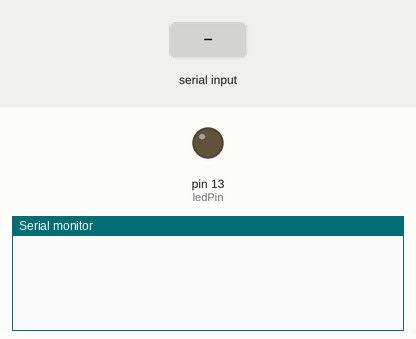
Bench run of a sketch on a simulated Arduino Uno, built with avr-gcc and run on an emulated ATmega328P. Shown: output pins drawn as LEDs (lit = HIGH), the last lines printed to the serial monitor. The inputs (shaded band) are chosen by the test bench.

Above: at 1.2 s.
1.3 s: "0" received over Serial
At 2.6 s:
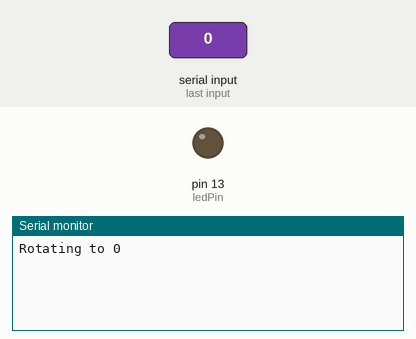
2.9 s: "6" received over Serial
At 3.4 s:
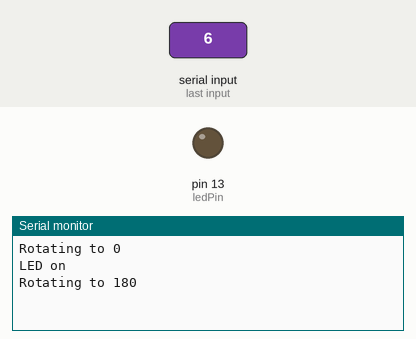

The sketch:

led1.ino
```cpp
#include  <Servo.h>            //Servo library

Servo servo_test;        //initialize a servo object for the connected servo

int angle = 90;
int ledPin = 13;
int cmd = -1;
int flag = 0;

const int led = 9; // set ledPin to on-board LED
bool currentLEDValue = false;


void setup() {
  pinMode(ledPin,OUTPUT);

  Serial.begin(9600);
 //  servo_test.attach(9);
}

void loop() {
  if (Serial.available() > 0) {
    cmd = Serial.read();
    flag = 1;
  }

  if (flag == 1) {

     if (cmd == '0'){
      servo_test.write(0);
      Serial.println("Rotating to 0");
    }
    else if (cmd == '1'){
digitalWrite(led,HIGH);
Serial.println("Rotating to 30");

    }
    else if (cmd == '2'){
      digitalWrite(led,LOW);
    servo_test.write(60);
    Serial.println("Rotating to 60");
    }
    else if (cmd == '3'){
    servo_test.write(90);
    Serial.println("Rotating to 90");
    }
    else if (cmd == '4'){
    servo_test.write(120);
    Serial.println("Rotating to 120");
    }
    else if (cmd == '5'){
    servo_test.write(150);
    Serial.println("Rotating to 150");
    }
    else if (cmd == '6'){
    servo_test.write(180);
        Serial.println("LED on");
      digitalWrite(led, HIGH);
      currentLEDValue = true;
    Serial.println("Rotating to 180");
    }

    else {
      Serial.print("unknown command: ");
      Serial.write(cmd);
      Serial.print(" (");
      Serial.print(cmd, DEC);
      Serial.print(")");

      Serial.println();
    }

    flag = 0;
    cmd = 65;
  }

  Serial.flush();
  delay(100);
}
```

Measured:
- after the input at 1.3 s, the serial monitor: prints a new line after 0.10 s (image 1)
- after the input at 2.9 s, the serial monitor: prints a new line at once (image 2)
